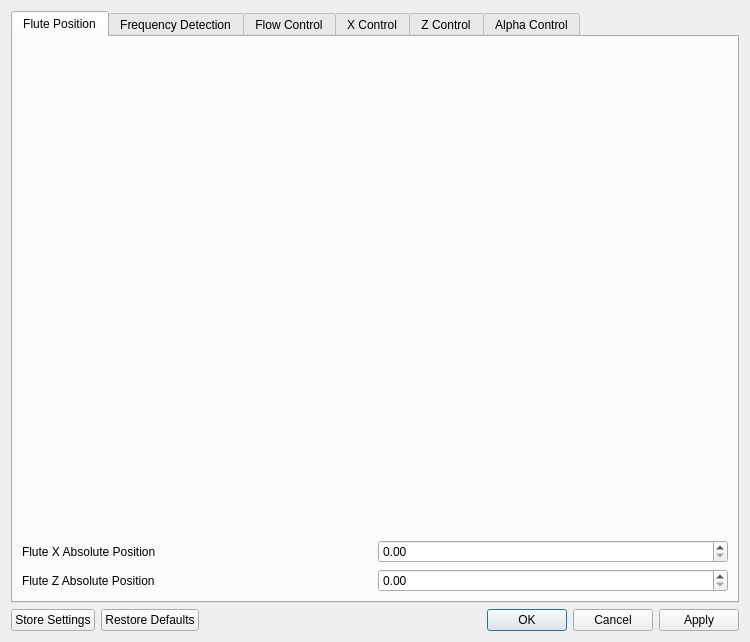
<?xml version="1.0" encoding="UTF-8"?>
<ui version="4.0">
 <class>Dialog</class>
 <widget class="QDialog" name="Dialog">
  <property name="geometry">
   <rect>
    <x>0</x>
    <y>0</y>
    <width>750</width>
    <height>642</height>
   </rect>
  </property>
  <property name="windowTitle">
   <string>Dialog</string>
  </property>
  <layout class="QGridLayout" name="gridLayout">
   <item row="2" column="1">
    <widget class="QDialogButtonBox" name="buttonBox">
     <property name="orientation">
      <enum>Qt::Horizontal</enum>
     </property>
     <property name="standardButtons">
      <set>QDialogButtonBox::Apply|QDialogButtonBox::Cancel|QDialogButtonBox::Ok|QDialogButtonBox::RestoreDefaults</set>
     </property>
     <property name="centerButtons">
      <bool>false</bool>
     </property>
    </widget>
   </item>
   <item row="2" column="0">
    <widget class="QPushButton" name="storeSettings">
     <property name="text">
      <string>Store Settings</string>
     </property>
    </widget>
   </item>
   <item row="1" column="0" colspan="2">
    <widget class="QTabWidget" name="tabWidget">
     <property name="currentIndex">
      <number>0</number>
     </property>
     <widget class="QWidget" name="tab">
      <attribute name="title">
       <string>Flute Position</string>
      </attribute>
      <layout class="QGridLayout" name="gridLayout_2">
       <item row="2" column="1">
        <widget class="QDoubleSpinBox" name="zFlutePos">
         <property name="maximum">
          <double>300.000000000000000</double>
         </property>
        </widget>
       </item>
       <item row="1" column="1">
        <widget class="QDoubleSpinBox" name="xFlutePos">
         <property name="maximum">
          <double>300.000000000000000</double>
         </property>
        </widget>
       </item>
       <item row="2" column="0">
        <widget class="QLabel" name="label_2">
         <property name="whatsThis">
          <string>Z position in the system of reference showed in the picture, where 0,0 is in the upper left point of operation</string>
         </property>
         <property name="text">
          <string>Flute Z Absolute Position</string>
         </property>
        </widget>
       </item>
       <item row="1" column="0">
        <widget class="QLabel" name="label">
         <property name="whatsThis">
          <string>X position in the system of reference showed in the picture, where 0,0 is in the upper left point of operation</string>
         </property>
         <property name="text">
          <string>Flute X Absolute Position</string>
         </property>
        </widget>
       </item>
       <item row="0" column="0" colspan="2">
        <widget class="QLabel" name="image_flute_pos">
         <property name="sizePolicy">
          <sizepolicy hsizetype="Minimum" vsizetype="Minimum">
           <horstretch>0</horstretch>
           <verstretch>0</verstretch>
          </sizepolicy>
         </property>
         <property name="text">
          <string/>
         </property>
         <property name="scaledContents">
          <bool>true</bool>
         </property>
        </widget>
       </item>
      </layout>
     </widget>
     <widget class="QWidget" name="tab_6">
      <attribute name="title">
       <string>Frequency Detection</string>
      </attribute>
      <layout class="QGridLayout" name="gridLayout_9">
       <item row="0" column="0">
        <widget class="QLabel" name="label_41">
         <property name="text">
          <string>Detection method used</string>
         </property>
        </widget>
       </item>
       <item row="0" column="1">
        <widget class="QComboBox" name="frequencyDetectionMethod">
         <item>
          <property name="text">
           <string>YIN</string>
          </property>
         </item>
         <item>
          <property name="text">
           <string>pYIN</string>
          </property>
         </item>
        </widget>
       </item>
       <item row="3" column="0" colspan="2">
        <widget class="QGroupBox" name="pYINGroupBox">
         <property name="whatsThis">
          <string extracomment="pYIN 1 is a modificatin of the YIN algorithm 2 for fundamental frequency (F0) estimation. In the first step of pYIN, F0 candidates and their probabilities are computed using the YIN algorithm. In the second step, Viterbi decoding is used to estimate the most likely F0 sequence and voicing flags."/>
         </property>
         <property name="title">
          <string>pYIN</string>
         </property>
         <layout class="QGridLayout" name="gridLayout_8">
          <item row="5" column="1">
           <widget class="QSpinBox" name="pYINwin_length">
            <property name="minimum">
             <number>1</number>
            </property>
            <property name="maximum">
             <number>10000</number>
            </property>
            <property name="value">
             <number>1024</number>
            </property>
           </widget>
          </item>
          <item row="3" column="0">
           <widget class="QLabel" name="label_46">
            <property name="whatsThis">
             <string>length of the frames in samples. By default, frame_length=2048 corresponds to a time scale of about 93 ms at a sampling rate of 22050 Hz.</string>
            </property>
            <property name="text">
             <string>frame_length</string>
            </property>
           </widget>
          </item>
          <item row="0" column="0">
           <widget class="QLabel" name="label_44">
            <property name="whatsThis">
             <string>minimum frequency in Hertz. The recommended minimum is ~65 Hz though lower values may be feasible.</string>
            </property>
            <property name="text">
             <string>fmin</string>
            </property>
           </widget>
          </item>
          <item row="3" column="1">
           <widget class="QSpinBox" name="pYINframe_length">
            <property name="minimum">
             <number>1</number>
            </property>
            <property name="maximum">
             <number>10000</number>
            </property>
            <property name="value">
             <number>2048</number>
            </property>
           </widget>
          </item>
          <item row="2" column="4">
           <widget class="QDoubleSpinBox" name="pYINresolution">
            <property name="minimum">
             <double>0.010000000000000</double>
            </property>
            <property name="maximum">
             <double>0.990000000000000</double>
            </property>
            <property name="singleStep">
             <double>0.050000000000000</double>
            </property>
            <property name="value">
             <double>0.500000000000000</double>
            </property>
           </widget>
          </item>
          <item row="7" column="0">
           <widget class="QLabel" name="label_43">
            <property name="whatsThis">
             <string>number of audio samples between adjacent YIN predictions. If None, defaults to frame_length // 4.</string>
            </property>
            <property name="text">
             <string>hop_length</string>
            </property>
           </widget>
          </item>
          <item row="2" column="1">
           <widget class="QDoubleSpinBox" name="pYINfmax">
            <property name="maximum">
             <double>4000.000000000000000</double>
            </property>
            <property name="value">
             <double>2093.000000000000000</double>
            </property>
           </widget>
          </item>
          <item row="14" column="0" colspan="2">
           <widget class="QCheckBox" name="pYINcenter">
            <property name="whatsThis">
             <string>If True, the signal y is padded so that frame D[:, t] is centered at y[t * hop_length]. If False, then D[:, t] begins at y[t * hop_length]. Defaults to True, which simplifies the alignment of D onto a time grid by means of librosa.core.frames_to_samples.</string>
            </property>
            <property name="text">
             <string>center</string>
            </property>
           </widget>
          </item>
          <item row="2" column="0">
           <widget class="QLabel" name="label_45">
            <property name="whatsThis">
             <string>maximum frequency in Hertz. The recommended maximum is ~2093 Hz though higher values may be feasible.</string>
            </property>
            <property name="text">
             <string>fmax</string>
            </property>
           </widget>
          </item>
          <item row="8" column="0">
           <widget class="QLabel" name="label_47">
            <property name="whatsThis">
             <string>number of thresholds for peak estimation.</string>
            </property>
            <property name="text">
             <string>n_thresholds</string>
            </property>
           </widget>
          </item>
          <item row="12" column="1">
           <widget class="QDoubleSpinBox" name="pYINbeta_parameter_b">
            <property name="minimum">
             <double>0.010000000000000</double>
            </property>
            <property name="value">
             <double>2.000000000000000</double>
            </property>
           </widget>
          </item>
          <item row="0" column="1">
           <widget class="QDoubleSpinBox" name="pYINfmin">
            <property name="maximum">
             <double>4000.000000000000000</double>
            </property>
            <property name="value">
             <double>65.000000000000000</double>
            </property>
           </widget>
          </item>
          <item row="8" column="1">
           <widget class="QSpinBox" name="pYINn_thresholds">
            <property name="minimum">
             <number>1</number>
            </property>
           </widget>
          </item>
          <item row="0" column="4">
           <widget class="QDoubleSpinBox" name="pYINmax_transition_rate">
            <property name="minimum">
             <double>0.010000000000000</double>
            </property>
            <property name="value">
             <double>1.000000000000000</double>
            </property>
           </widget>
          </item>
          <item row="5" column="0">
           <widget class="QLabel" name="label_42">
            <property name="whatsThis">
             <string>length of the window for calculating autocorrelation in samples. If None, defaults to frame_length // 2</string>
            </property>
            <property name="text">
             <string>win_length</string>
            </property>
           </widget>
          </item>
          <item row="7" column="1">
           <widget class="QSpinBox" name="pYINhop_length">
            <property name="minimum">
             <number>1</number>
            </property>
            <property name="maximum">
             <number>10000</number>
            </property>
            <property name="value">
             <number>512</number>
            </property>
           </widget>
          </item>
          <item row="11" column="0">
           <widget class="QLabel" name="label_48">
            <property name="whatsThis">
             <string>shape parameters for the beta distribution prior over thresholds.</string>
            </property>
            <property name="text">
             <string>beta_parameter_a</string>
            </property>
           </widget>
          </item>
          <item row="11" column="1">
           <widget class="QDoubleSpinBox" name="pYINbeta_parameter_a">
            <property name="minimum">
             <double>0.010000000000000</double>
            </property>
            <property name="value">
             <double>2.000000000000000</double>
            </property>
           </widget>
          </item>
          <item row="0" column="3">
           <widget class="QLabel" name="label_51">
            <property name="whatsThis">
             <string>maximum pitch transition rate in octaves per second.</string>
            </property>
            <property name="text">
             <string>max_transition_rate</string>
            </property>
           </widget>
          </item>
          <item row="2" column="3">
           <widget class="QLabel" name="label_50">
            <property name="whatsThis">
             <string>Resolution of the pitch bins. 0.01 corresponds to cents.</string>
            </property>
            <property name="text">
             <string>resolution</string>
            </property>
           </widget>
          </item>
          <item row="3" column="4">
           <widget class="QDoubleSpinBox" name="pYINboltzmann_parameter">
            <property name="minimum">
             <double>0.010000000000000</double>
            </property>
            <property name="value">
             <double>1.000000000000000</double>
            </property>
           </widget>
          </item>
          <item row="3" column="3">
           <widget class="QLabel" name="label_49">
            <property name="whatsThis">
             <string>shape parameter for the Boltzmann distribution prior over troughs. Larger values will assign more mass to smaller periods.</string>
            </property>
            <property name="text">
             <string>boltzmann_parameter</string>
            </property>
           </widget>
          </item>
          <item row="5" column="3">
           <widget class="QLabel" name="label_52">
            <property name="whatsThis">
             <string>probability of switching from voiced to unvoiced or vice versa.</string>
            </property>
            <property name="text">
             <string>switch_prob</string>
            </property>
           </widget>
          </item>
          <item row="5" column="4">
           <widget class="QDoubleSpinBox" name="pYINswitch_prob">
            <property name="minimum">
             <double>0.010000000000000</double>
            </property>
            <property name="maximum">
             <double>0.990000000000000</double>
            </property>
            <property name="value">
             <double>0.500000000000000</double>
            </property>
           </widget>
          </item>
          <item row="7" column="3">
           <widget class="QLabel" name="label_53">
            <property name="whatsThis">
             <string>maximum probability to add to global minimum if no trough is below threshold.</string>
            </property>
            <property name="text">
             <string>no_trough_prob</string>
            </property>
           </widget>
          </item>
          <item row="7" column="4">
           <widget class="QDoubleSpinBox" name="pYINno_trough_prob">
            <property name="minimum">
             <double>0.010000000000000</double>
            </property>
            <property name="maximum">
             <double>0.990000000000000</double>
            </property>
            <property name="value">
             <double>0.500000000000000</double>
            </property>
           </widget>
          </item>
          <item row="8" column="3">
           <widget class="QLabel" name="label_54">
            <property name="whatsThis">
             <string>default value for unvoiced frames of f0. If None, the unvoiced frames will contain a best guess value.</string>
            </property>
            <property name="text">
             <string>fill_na</string>
            </property>
           </widget>
          </item>
          <item row="8" column="4">
           <widget class="QComboBox" name="pYINfill_na">
            <item>
             <property name="text">
              <string>None</string>
             </property>
            </item>
            <item>
             <property name="text">
              <string>float</string>
             </property>
            </item>
            <item>
             <property name="text">
              <string>np.nan</string>
             </property>
            </item>
           </widget>
          </item>
          <item row="11" column="4">
           <widget class="QDoubleSpinBox" name="pYINfill_na_float"/>
          </item>
          <item row="12" column="3">
           <widget class="QLabel" name="label_55">
            <property name="whatsThis">
             <string>If center=True, this argument is passed to np.pad for padding the edges of the signal y. By default (pad_mode=&quot;constant&quot;), y is padded on both sides with zeros. If center=False, this argument is ignored. .. see also:: np.pad</string>
            </property>
            <property name="text">
             <string>pad_mode</string>
            </property>
           </widget>
          </item>
          <item row="12" column="4">
           <widget class="QLineEdit" name="pYINpad_mode">
            <property name="text">
             <string>constant</string>
            </property>
           </widget>
          </item>
          <item row="12" column="0">
           <widget class="QLabel" name="label_57">
            <property name="whatsThis">
             <string>shape parameters for the beta distribution prior over thresholds.</string>
            </property>
            <property name="text">
             <string>beta_parameter_b</string>
            </property>
           </widget>
          </item>
          <item row="11" column="3">
           <widget class="QLabel" name="label_58">
            <property name="whatsThis">
             <string>default value for unvoiced frames of f0. If None, the unvoiced frames will contain a best guess value.</string>
            </property>
            <property name="text">
             <string>fill_na_float</string>
            </property>
           </widget>
          </item>
         </layout>
        </widget>
       </item>
       <item row="2" column="0" colspan="2">
        <widget class="QGroupBox" name="YINGroupBox">
         <property name="whatsThis">
          <string extracomment="YIN is an autocorrelation based method for fundamental frequency estimation 1. First, a normalized difference function is computed over short (overlapping) frames of audio. Next, the first minimum in the difference function below trough_threshold is selected as an estimate of the signal’s period. Finally, the estimated period is refined using parabolic interpolation before converting into the corresponding frequency."/>
         </property>
         <property name="title">
          <string>YIN</string>
         </property>
         <layout class="QGridLayout" name="gridLayout_7">
          <item row="0" column="0">
           <widget class="QLabel" name="label_35">
            <property name="whatsThis">
             <string>minimum frequency in Hertz. The recommended minimum is ~65 Hz though lower values may be feasible.</string>
            </property>
            <property name="text">
             <string>fmin</string>
            </property>
           </widget>
          </item>
          <item row="0" column="1">
           <widget class="QDoubleSpinBox" name="YINfmin">
            <property name="maximum">
             <double>4000.000000000000000</double>
            </property>
            <property name="value">
             <double>65.000000000000000</double>
            </property>
           </widget>
          </item>
          <item row="0" column="2">
           <widget class="QLabel" name="label_39">
            <property name="whatsThis">
             <string>number of audio samples between adjacent YIN predictions. If None, defaults to frame_length // 4.</string>
            </property>
            <property name="text">
             <string>hop_length</string>
            </property>
           </widget>
          </item>
          <item row="0" column="3">
           <widget class="QSpinBox" name="YINhop_length">
            <property name="maximum">
             <number>10000</number>
            </property>
            <property name="value">
             <number>512</number>
            </property>
           </widget>
          </item>
          <item row="1" column="0">
           <widget class="QLabel" name="label_36">
            <property name="whatsThis">
             <string>maximum frequency in Hertz. The recommended maximum is ~2093 Hz though higher values may be feasible.</string>
            </property>
            <property name="text">
             <string>fmax</string>
            </property>
           </widget>
          </item>
          <item row="1" column="1">
           <widget class="QDoubleSpinBox" name="YINfmax">
            <property name="maximum">
             <double>4000.000000000000000</double>
            </property>
            <property name="value">
             <double>2093.000000000000000</double>
            </property>
           </widget>
          </item>
          <item row="1" column="2">
           <widget class="QLabel" name="label_40">
            <property name="whatsThis">
             <string>absolute threshold for peak estimation.</string>
            </property>
            <property name="text">
             <string>trough_threshold</string>
            </property>
           </widget>
          </item>
          <item row="1" column="3">
           <widget class="QDoubleSpinBox" name="YINtrough_threshold">
            <property name="decimals">
             <number>5</number>
            </property>
           </widget>
          </item>
          <item row="2" column="0">
           <widget class="QLabel" name="label_37">
            <property name="whatsThis">
             <string>length of the frames in samples. By default, frame_length=2048 corresponds to a time scale of about 93 ms at a sampling rate of 22050 Hz.</string>
            </property>
            <property name="text">
             <string>frame_length</string>
            </property>
           </widget>
          </item>
          <item row="2" column="1">
           <widget class="QSpinBox" name="YINframe_length">
            <property name="maximum">
             <number>10000</number>
            </property>
            <property name="value">
             <number>2048</number>
            </property>
           </widget>
          </item>
          <item row="2" column="2">
           <widget class="QCheckBox" name="YINcenter">
            <property name="whatsThis">
             <string>If True, the signal y is padded so that frame D[:, t] is centered at y[t * hop_length]. If False, then D[:, t] begins at y[t * hop_length]. Defaults to True, which simplifies the alignment of D onto a time grid by means of librosa.core.frames_to_samples.</string>
            </property>
            <property name="text">
             <string>center</string>
            </property>
           </widget>
          </item>
          <item row="3" column="0">
           <widget class="QLabel" name="label_38">
            <property name="whatsThis">
             <string>length of the window for calculating autocorrelation in samples. If None, defaults to frame_length // 2</string>
            </property>
            <property name="text">
             <string>win_length</string>
            </property>
           </widget>
          </item>
          <item row="3" column="1">
           <widget class="QSpinBox" name="YINwin_length">
            <property name="maximum">
             <number>10000</number>
            </property>
            <property name="value">
             <number>1024</number>
            </property>
           </widget>
          </item>
          <item row="3" column="2">
           <widget class="QLabel" name="label_56">
            <property name="whatsThis">
             <string>If center=True, this argument is passed to np.pad for padding the edges of the signal y. By default (pad_mode=&quot;constant&quot;), y is padded on both sides with zeros. If center=False, this argument is ignored. .. see also:: np.pad</string>
            </property>
            <property name="text">
             <string>pad_mode</string>
            </property>
           </widget>
          </item>
          <item row="3" column="3">
           <widget class="QLineEdit" name="YINpad_mode">
            <property name="text">
             <string>constant</string>
            </property>
           </widget>
          </item>
         </layout>
        </widget>
       </item>
      </layout>
     </widget>
     <widget class="QWidget" name="tab_2">
      <attribute name="title">
       <string>Flow Control</string>
      </attribute>
      <layout class="QGridLayout" name="gridLayout_3">
       <item row="0" column="0">
        <widget class="QLabel" name="label_3">
         <property name="text">
          <string>Variable to control</string>
         </property>
        </widget>
       </item>
       <item row="0" column="1">
        <widget class="QComboBox" name="flowVarToControl">
         <item>
          <property name="text">
           <string>Mass Flow</string>
          </property>
         </item>
         <item>
          <property name="text">
           <string>Volume Flow</string>
          </property>
         </item>
         <item>
          <property name="text">
           <string>Pressure</string>
          </property>
         </item>
        </widget>
       </item>
       <item row="1" column="0">
        <widget class="QLabel" name="label_4">
         <property name="text">
          <string>Control Loop</string>
         </property>
        </widget>
       </item>
       <item row="1" column="1">
        <widget class="QComboBox" name="flowControlLoop">
         <item>
          <property name="text">
           <string>PDF</string>
          </property>
         </item>
         <item>
          <property name="text">
           <string>PD2I</string>
          </property>
         </item>
        </widget>
       </item>
       <item row="2" column="0">
        <widget class="QLabel" name="label_5">
         <property name="text">
          <string>Kp</string>
         </property>
        </widget>
       </item>
       <item row="2" column="1">
        <widget class="QDoubleSpinBox" name="flowKp">
         <property name="maximum">
          <double>9999.000000000000000</double>
         </property>
        </widget>
       </item>
       <item row="3" column="0">
        <widget class="QLabel" name="label_6">
         <property name="text">
          <string>Ki</string>
         </property>
        </widget>
       </item>
       <item row="3" column="1">
        <widget class="QDoubleSpinBox" name="flowKi">
         <property name="maximum">
          <double>9999.000000000000000</double>
         </property>
        </widget>
       </item>
       <item row="4" column="0">
        <widget class="QLabel" name="label_7">
         <property name="text">
          <string>Kd</string>
         </property>
        </widget>
       </item>
       <item row="4" column="1">
        <widget class="QDoubleSpinBox" name="flowKd">
         <property name="maximum">
          <double>9999.000000000000000</double>
         </property>
        </widget>
       </item>
      </layout>
     </widget>
     <widget class="QWidget" name="tab_3">
      <attribute name="title">
       <string>X Control</string>
      </attribute>
      <layout class="QGridLayout" name="gridLayout_4">
       <item row="2" column="0">
        <widget class="QLabel" name="label_13">
         <property name="text">
          <string>Kd</string>
         </property>
        </widget>
       </item>
       <item row="4" column="0">
        <widget class="QLabel" name="label_8">
         <property name="text">
          <string>Deceleration</string>
         </property>
        </widget>
       </item>
       <item row="2" column="2">
        <widget class="QLabel" name="label_12">
         <property name="text">
          <string>Kd_vel</string>
         </property>
        </widget>
       </item>
       <item row="5" column="1">
        <widget class="QSpinBox" name="X_prop_value">
         <property name="maximum">
          <number>50</number>
         </property>
        </widget>
       </item>
       <item row="3" column="0">
        <widget class="QLabel" name="label_15">
         <property name="text">
          <string>Acceleration</string>
         </property>
        </widget>
       </item>
       <item row="2" column="3">
        <widget class="QDoubleSpinBox" name="X_kd_vel_value">
         <property name="decimals">
          <number>5</number>
         </property>
        </widget>
       </item>
       <item row="2" column="1">
        <widget class="QDoubleSpinBox" name="X_kd_value">
         <property name="decimals">
          <number>5</number>
         </property>
        </widget>
       </item>
       <item row="5" column="0">
        <widget class="QLabel" name="label_14">
         <property name="text">
          <string>Proportional Coef</string>
         </property>
        </widget>
       </item>
       <item row="3" column="1">
        <widget class="QSpinBox" name="X_acc_value">
         <property name="minimum">
          <number>1</number>
         </property>
         <property name="maximum">
          <number>5000</number>
         </property>
         <property name="value">
          <number>400</number>
         </property>
        </widget>
       </item>
       <item row="1" column="0">
        <widget class="QLabel" name="label_10">
         <property name="text">
          <string>Ki</string>
         </property>
        </widget>
       </item>
       <item row="1" column="3">
        <widget class="QDoubleSpinBox" name="X_ki_vel_value">
         <property name="decimals">
          <number>5</number>
         </property>
        </widget>
       </item>
       <item row="4" column="1">
        <widget class="QSpinBox" name="X_dec_value">
         <property name="minimum">
          <number>1</number>
         </property>
         <property name="maximum">
          <number>5000</number>
         </property>
         <property name="value">
          <number>400</number>
         </property>
        </widget>
       </item>
       <item row="1" column="1">
        <widget class="QDoubleSpinBox" name="X_ki_value">
         <property name="decimals">
          <number>5</number>
         </property>
        </widget>
       </item>
       <item row="1" column="2">
        <widget class="QLabel" name="label_16">
         <property name="text">
          <string>Ki_vel</string>
         </property>
        </widget>
       </item>
       <item row="0" column="0">
        <widget class="QLabel" name="label_11">
         <property name="text">
          <string>Kp</string>
         </property>
        </widget>
       </item>
       <item row="0" column="2">
        <widget class="QLabel" name="label_9">
         <property name="text">
          <string>Kp_vel</string>
         </property>
        </widget>
       </item>
       <item row="0" column="3">
        <widget class="QDoubleSpinBox" name="X_kp_vel_value">
         <property name="decimals">
          <number>5</number>
         </property>
        </widget>
       </item>
       <item row="0" column="1">
        <widget class="QDoubleSpinBox" name="X_kp_value">
         <property name="decimals">
          <number>5</number>
         </property>
        </widget>
       </item>
       <item row="6" column="0" colspan="4">
        <widget class="QLabel" name="control_image">
         <property name="text">
          <string/>
         </property>
        </widget>
       </item>
      </layout>
     </widget>
     <widget class="QWidget" name="tab_4">
      <attribute name="title">
       <string>Z Control</string>
      </attribute>
      <layout class="QGridLayout" name="gridLayout_5">
       <item row="3" column="0">
        <widget class="QLabel" name="label_19">
         <property name="text">
          <string>Acceleration</string>
         </property>
        </widget>
       </item>
       <item row="4" column="1">
        <widget class="QSpinBox" name="Z_dec_value">
         <property name="minimum">
          <number>1</number>
         </property>
         <property name="maximum">
          <number>5000</number>
         </property>
         <property name="value">
          <number>400</number>
         </property>
        </widget>
       </item>
       <item row="1" column="0">
        <widget class="QLabel" name="label_24">
         <property name="text">
          <string>Ki</string>
         </property>
        </widget>
       </item>
       <item row="2" column="2">
        <widget class="QLabel" name="label_17">
         <property name="text">
          <string>Kd_vel</string>
         </property>
        </widget>
       </item>
       <item row="5" column="0">
        <widget class="QLabel" name="label_22">
         <property name="text">
          <string>Proportional Coef</string>
         </property>
        </widget>
       </item>
       <item row="0" column="2">
        <widget class="QLabel" name="label_23">
         <property name="text">
          <string>Kp_vel</string>
         </property>
        </widget>
       </item>
       <item row="0" column="3">
        <widget class="QDoubleSpinBox" name="Z_kp_vel_value">
         <property name="decimals">
          <number>5</number>
         </property>
        </widget>
       </item>
       <item row="1" column="1">
        <widget class="QDoubleSpinBox" name="Z_ki_value">
         <property name="decimals">
          <number>5</number>
         </property>
        </widget>
       </item>
       <item row="0" column="1">
        <widget class="QDoubleSpinBox" name="Z_kp_value">
         <property name="decimals">
          <number>5</number>
         </property>
        </widget>
       </item>
       <item row="4" column="0">
        <widget class="QLabel" name="label_21">
         <property name="text">
          <string>Deceleration</string>
         </property>
        </widget>
       </item>
       <item row="3" column="1">
        <widget class="QSpinBox" name="Z_acc_value">
         <property name="minimum">
          <number>1</number>
         </property>
         <property name="maximum">
          <number>5000</number>
         </property>
         <property name="value">
          <number>400</number>
         </property>
        </widget>
       </item>
       <item row="1" column="3">
        <widget class="QDoubleSpinBox" name="Z_ki_vel_value">
         <property name="decimals">
          <number>5</number>
         </property>
        </widget>
       </item>
       <item row="2" column="0">
        <widget class="QLabel" name="label_20">
         <property name="text">
          <string>Kd</string>
         </property>
        </widget>
       </item>
       <item row="5" column="1">
        <widget class="QSpinBox" name="Z_prop_value">
         <property name="maximum">
          <number>50</number>
         </property>
        </widget>
       </item>
       <item row="0" column="0">
        <widget class="QLabel" name="label_25">
         <property name="text">
          <string>Kp</string>
         </property>
        </widget>
       </item>
       <item row="2" column="1">
        <widget class="QDoubleSpinBox" name="Z_kd_value">
         <property name="decimals">
          <number>5</number>
         </property>
        </widget>
       </item>
       <item row="1" column="2">
        <widget class="QLabel" name="label_18">
         <property name="text">
          <string>Ki_vel</string>
         </property>
        </widget>
       </item>
       <item row="2" column="3">
        <widget class="QDoubleSpinBox" name="Z_kd_vel_value">
         <property name="decimals">
          <number>5</number>
         </property>
        </widget>
       </item>
       <item row="6" column="0" colspan="4">
        <widget class="QLabel" name="control_image2">
         <property name="text">
          <string/>
         </property>
        </widget>
       </item>
      </layout>
     </widget>
     <widget class="QWidget" name="tab_5">
      <attribute name="title">
       <string>Alpha Control</string>
      </attribute>
      <layout class="QGridLayout" name="gridLayout_6">
       <item row="2" column="0">
        <widget class="QLabel" name="label_29">
         <property name="text">
          <string>Kd</string>
         </property>
        </widget>
       </item>
       <item row="3" column="0">
        <widget class="QLabel" name="label_28">
         <property name="text">
          <string>Acceleration</string>
         </property>
        </widget>
       </item>
       <item row="0" column="2">
        <widget class="QLabel" name="label_32">
         <property name="text">
          <string>Kp_vel</string>
         </property>
        </widget>
       </item>
       <item row="1" column="2">
        <widget class="QLabel" name="label_27">
         <property name="text">
          <string>Ki_vel</string>
         </property>
        </widget>
       </item>
       <item row="0" column="3">
        <widget class="QDoubleSpinBox" name="A_kp_vel_value">
         <property name="decimals">
          <number>5</number>
         </property>
        </widget>
       </item>
       <item row="3" column="1">
        <widget class="QSpinBox" name="A_acc_value">
         <property name="minimum">
          <number>1</number>
         </property>
         <property name="maximum">
          <number>5000</number>
         </property>
         <property name="value">
          <number>400</number>
         </property>
        </widget>
       </item>
       <item row="0" column="0">
        <widget class="QLabel" name="label_34">
         <property name="text">
          <string>Kp</string>
         </property>
        </widget>
       </item>
       <item row="1" column="1">
        <widget class="QDoubleSpinBox" name="A_ki_value">
         <property name="decimals">
          <number>5</number>
         </property>
        </widget>
       </item>
       <item row="4" column="1">
        <widget class="QSpinBox" name="A_dec_value">
         <property name="minimum">
          <number>1</number>
         </property>
         <property name="maximum">
          <number>5000</number>
         </property>
         <property name="value">
          <number>400</number>
         </property>
        </widget>
       </item>
       <item row="2" column="3">
        <widget class="QDoubleSpinBox" name="A_kd_vel_value">
         <property name="decimals">
          <number>5</number>
         </property>
        </widget>
       </item>
       <item row="5" column="1">
        <widget class="QSpinBox" name="A_prop_value">
         <property name="maximum">
          <number>50</number>
         </property>
        </widget>
       </item>
       <item row="1" column="0">
        <widget class="QLabel" name="label_33">
         <property name="text">
          <string>Ki</string>
         </property>
        </widget>
       </item>
       <item row="2" column="2">
        <widget class="QLabel" name="label_26">
         <property name="text">
          <string>Kd_vel</string>
         </property>
        </widget>
       </item>
       <item row="0" column="1">
        <widget class="QDoubleSpinBox" name="A_kp_value">
         <property name="decimals">
          <number>5</number>
         </property>
        </widget>
       </item>
       <item row="2" column="1">
        <widget class="QDoubleSpinBox" name="A_kd_value">
         <property name="decimals">
          <number>5</number>
         </property>
        </widget>
       </item>
       <item row="5" column="0">
        <widget class="QLabel" name="label_31">
         <property name="text">
          <string>Proportional Coef</string>
         </property>
        </widget>
       </item>
       <item row="1" column="3">
        <widget class="QDoubleSpinBox" name="A_ki_vel_value">
         <property name="decimals">
          <number>5</number>
         </property>
        </widget>
       </item>
       <item row="4" column="0">
        <widget class="QLabel" name="label_30">
         <property name="text">
          <string>Deceleration</string>
         </property>
        </widget>
       </item>
       <item row="6" column="0" colspan="4">
        <widget class="QLabel" name="control_image3">
         <property name="text">
          <string/>
         </property>
        </widget>
       </item>
      </layout>
     </widget>
    </widget>
   </item>
  </layout>
 </widget>
 <resources/>
 <connections>
  <connection>
   <sender>buttonBox</sender>
   <signal>accepted()</signal>
   <receiver>Dialog</receiver>
   <slot>accept()</slot>
   <hints>
    <hint type="sourcelabel">
     <x>248</x>
     <y>254</y>
    </hint>
    <hint type="destinationlabel">
     <x>157</x>
     <y>274</y>
    </hint>
   </hints>
  </connection>
  <connection>
   <sender>buttonBox</sender>
   <signal>rejected()</signal>
   <receiver>Dialog</receiver>
   <slot>reject()</slot>
   <hints>
    <hint type="sourcelabel">
     <x>316</x>
     <y>260</y>
    </hint>
    <hint type="destinationlabel">
     <x>286</x>
     <y>274</y>
    </hint>
   </hints>
  </connection>
 </connections>
</ui>
